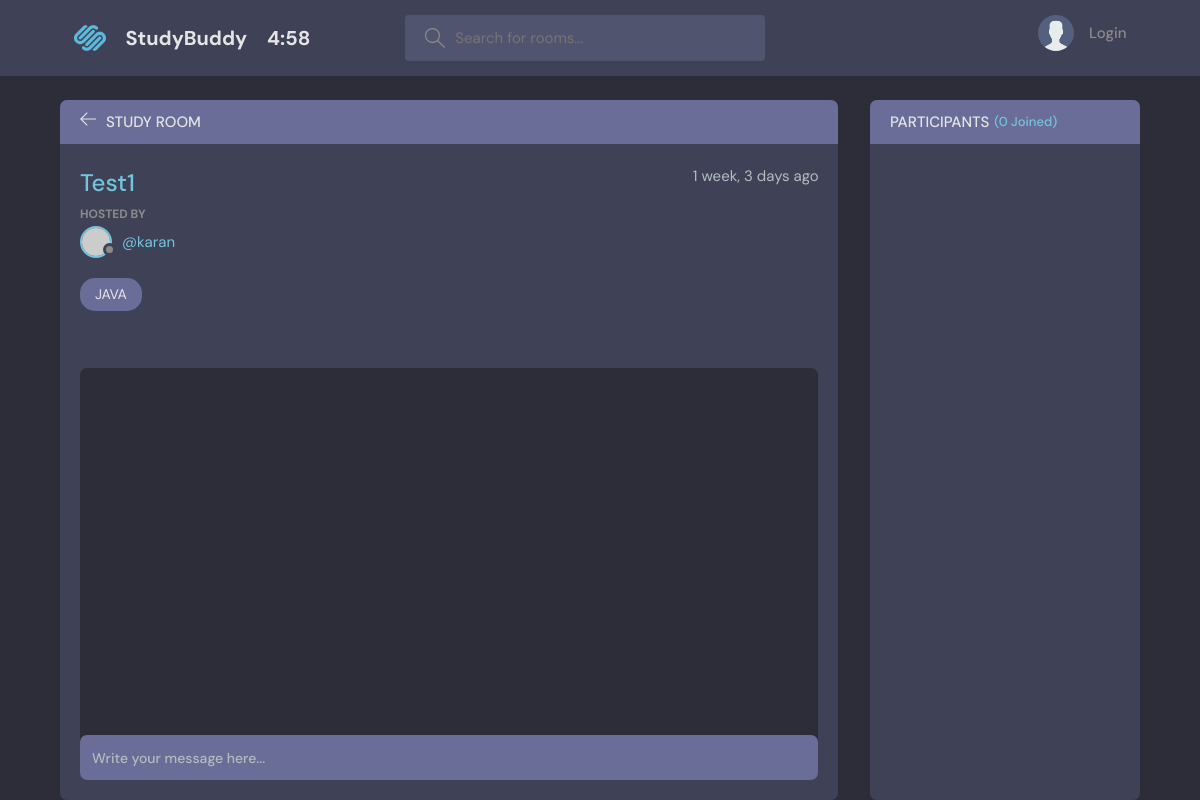
The app's page /room/8, older data.
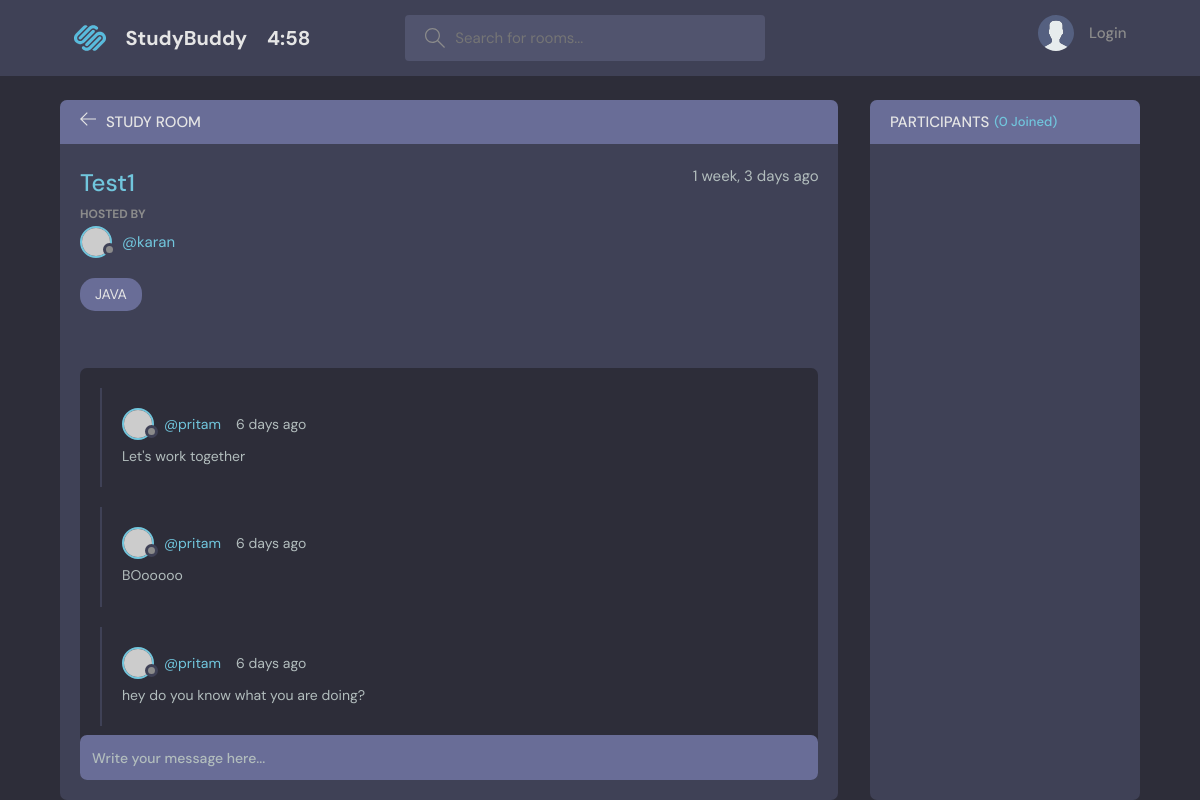
The same page, newer data.
### base/models.py (models this page shows, shortened)
class Message(models.Model):
    user = models.ForeignKey(User, on_delete=models.CASCADE)
    room = models.ForeignKey(Room, on_delete=models.CASCADE)
    body = models.TextField()
    updated = models.DateTimeField(auto_now=True)
    created = models.DateTimeField(auto_now_add=True)
    class Meta:
        ordering = ['-updated', '-created']

### base/views.py (the view, shortened to what this page needs)
# urls.py: path('room/<str:pk>', views.room, name='room'),
def room(request, pk):
    room = Room.objects.get(id=pk)
    room_messages = room.message_set.all()
    participants = room.participants.all()
    context = {'room': room, 'room_messages': room_messages, 'participants': participants}
    return render(request, 'base/room.html', context)

### base/models.py (called while the page is built)
    def __str__(self):
        return self.name

### base/templates/base/room.html (shortened to what this page needs)
{% extends 'main.html' %}
{% block content %}
<main class="profile-page layout layout--2">
    <div class="container">
        <div class="room">
            <div class="room__top">
                <div class="room__topLeft">
                    <a href="{% url 'home' %}">
                        <svg version="1.1" xmlns="http://www.w3.org/2000/svg" width="32" height="32"
                            viewBox="0 0 32 32">
                            <title>arrow-left</title>
                            <path
                                d="M13.723 2.286l-13.723 13.714 13.719 13.714 1.616-1.611-10.96-10.96h27.625v-2.286h-27.625l10.965-10.965-1.616-1.607z">
                            </path>
                        </svg>
                    </a>
                    <h3>Study Room</h3>
                </div>
            </div>
            <div class="room__box scroll">
                <div class="room__header scroll">
                    <div class="room__info">
                        <h3>{{room.name}}</h3>
                        <span>{{room.created | timesince}} ago</span>
                    </div>
                    <div class="room__hosted">
                        <p>Hosted By</p>
                        <a href="{% url 'user-profile' room.host.id %}" class="room__author">
                            <div class="avatar avatar--small">
                                <img src="https://randomuser.me/api/portraits/men/37.jpg" />
                            </div>
                            <span>@{{room.host.username}}</span>
                        </a>
                    </div>
                    <span class="room__topics">{{room.topic}}</span>
                </div>
                <div class="room__conversation">
                    <div class="threads scroll">
                        {% for message in room_messages %}
                        <div class="thread">
                            <div class="thread__top">
                                <div class="thread__author">
                                    <a href="{% url 'user-profile' message.user.id %}" class="thread__authorInfo">
                                        <div class="avatar avatar--small">
                                            <img src="https://randomuser.me/api/portraits/men/37.jpg" />
                                        </div>
                                        <span>@{{message.user.username}}</span>
                                    </a>
                                    <span class="thread__date">{{message.created | timesince}} ago</span>
                                </div>
                            </div>
                            <div class="thread__details">
                                {{message.body}}
                            </div>
                        </div>
                        {% endfor %}
                    </div>
                </div>
            </div>
            <div class="room__message">
                <form action="#"><input name="" placeholder="Write your message here..." /></form>
            </div>
        </div>
        <div class="participants">
            <h3 class="participants__top">Participants <span>({{participants.count}} Joined)</span></h3>
            <div class="participants__list scroll">
            </div>
        </div>
    </div>
</main>
{% endblock content %}

Row changes from the older to the newer data that the page shows:
added Message: user.username "pritam", created "6 days", body "Let's work together"
added Message: user.username "pritam", created "6 days", body "BOooooo"
added Message: user.username "pritam", created "6 days", body "hey do you know what you are doing?"
